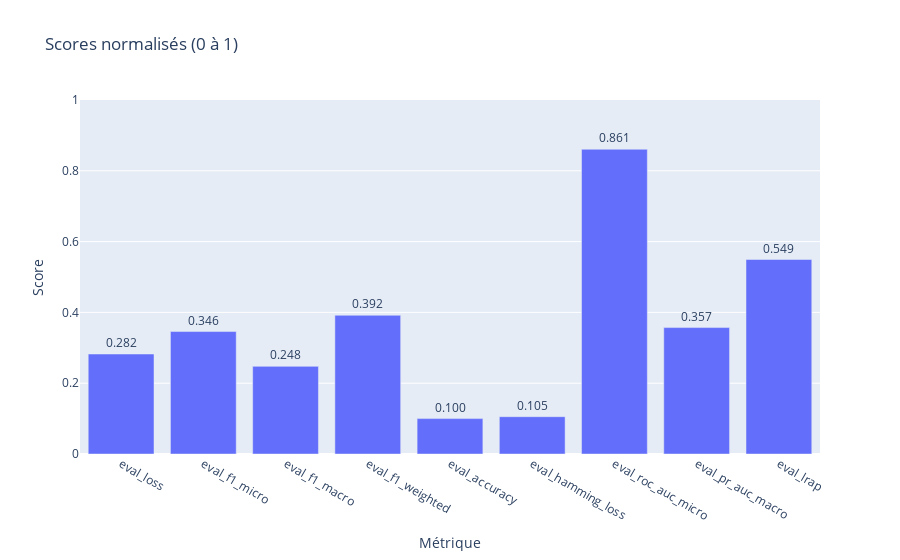

Source (notebook cell):
### Markdown cell above
## 9.2 - Résumé des métriques de performance – Tri décroissant (0-1)
Tableau de synthése des principales métriques du modèle ELECTRA sur GoEmotions.
- Elles sont **normalisées entre 0 et 1** sauf mention contraire (ex : `eval_loss`), et classées par score décroissant pour une lecture immédiate des points forts et faibles.

| Métrique             | Score  | Interprétation synthétique                                                  |
|----------------------|--------|----------------------------------------------------------------------------|
| **ROC AUC Micro**    | 0.861  | Excellente capacité à séparer globalement les classes positives/négatives |
| **F1 Weighted**      | 0.392  | Bon compromis : bon sur les classes fréquentes                            |
| **LRAP**             | 0.549  | Les bons labels sont souvent bien classés dans la prédiction              |
| **PR AUC Macro**     | 0.357  | Moyenne des courbes precision-recall par classe : encore améliorable      |
| **F1 Micro**         | 0.346  | Bon équilibre global TP/FP/FN sur l'ensemble                              |
| **F1 Macro**         | 0.248  | Faible : les classes rares sont mal traitées                              |
| **Accuracy**         | 0.100  | Peu significative en multi-label (exact match trop strict)                |
| **Hamming Loss**     | 0.105  | ~10.5% d’étiquettes erronées (plus bas = mieux)                           |
| **Loss (eval_loss)** | 0.282  | Moyenne de la perte BCE : bonne convergence mais pas directement interprétable |

### Explication des métriques

- **F1 Micro / Macro / Weighted** : Mesurent le compromis précision / rappel.
  - *Micro* : vue globale tous labels confondus (favorable aux classes fréquentes).
  - *Macro* : moyenne non pondérée par classe (met en évidence les faiblesses sur les classes rares).
  - *Weighted* : moyenne pondérée par la fréquence réelle des classes dans le dataset.

- **Accuracy** : mesure stricte de prédiction parfaite de toutes les étiquettes ; peu pertinente en multi-label.

- **ROC AUC Micro** : capacité globale à classer les classes positives au-dessus des négatives (toutes classes confondues).

- **PR AUC Macro** : qualité moyenne des courbes précision/rappel par classe ; sensible aux performances sur classes rares.

- **LRAP (Label Ranking Average Precision)** : reflète la capacité du modèle à bien classer les bonnes émotions en haut de la prédiction.

- **Hamming Loss** : proportion moyenne d’étiquettes mal classées (indépendamment du déséquilibre).

- **Loss (eval_loss)** : moyenne de la Binary Cross Entropy sur toutes les sorties ; utile pour suivre la convergence mais peu lisible seule.

---

### Conclusion interprétive

Le modèle ELECTRA montre une **capacité discriminante très élevée** (`ROC AUC Micro = 0.861`), avec un `F1_micro` solide (~0.35) malgré la complexité de la tâche.  
Les scores `F1_macro` et `PR AUC Macro` révèlent cependant une difficulté à détecter les **émotions rares**, ce qui est un comportement attendu sur des données déséquilibrées.

La **base du modèle est robuste**, mais des axes d'amélioration clairs se dégagent :
- **Rééquilibrage des classes** via oversampling ou focal loss,
- **Ajustement du seuil de classification** (actuellement à 0.25),
- **Amélioration de la calibration des probabilités** (log_loss encore élevé).

Ces actions peuvent conduire à une meilleure couverture émotionnelle tout en conservant les performances sur les classes dominantes.

### Code cell
normalized = {k: v for k, v in metrics.items() if 0 <= v <= 1}
df_norm = pd.DataFrame(normalized.items(), columns=["Métrique", "Valeur"])

fig_bar = px.bar(
    df_norm, x="Métrique", y="Valeur", text="Valeur",
    title="Scores normalisés (0 à 1)",
    labels={"Valeur": "Score"}
)
fig_bar.update_traces(texttemplate='%{text:.3f}', textposition='outside')
fig_bar.update_layout(yaxis=dict(range=[0, 1]))

### Figure 1 — Plotly figure (JSON) as saved in the notebook; plotly's stock layout.template omitted (floating-point values rounded to 4 significant figures)
{"data": [{"hovertemplate": "Métrique=%{x}<br>Score=%{text}<extra></extra>", "legendgroup": "", "marker": {"color": "#636efa", "pattern": {"shape": ""}}, "name": "", "orientation": "v", "showlegend": false, "text": [0.2824, 0.3459, 0.2476, 0.3919, 0.1, 0.1054, 0.8608, 0.3571, 0.5494], "textposition": "outside", "texttemplate": "%{text:.3f}", "type": "bar", "x": ["eval_loss", "eval_f1_micro", "eval_f1_macro", "eval_f1_weighted", "eval_accuracy", "eval_hamming_loss", "eval_roc_auc_micro", "eval_pr_auc_macro", "eval_lrap"], "xaxis": "x", "y": [0.2824, 0.3459, 0.2476, 0.3919, 0.1, 0.1054, 0.8608, 0.3571, 0.5494], "yaxis": "y"}], "layout": {"barmode": "relative", "legend": {"tracegroupgap": 0}, "title": {"text": "Scores normalisés (0 à 1)"}, "xaxis": {"anchor": "y", "domain": [0, 1], "title": {"text": "Métrique"}}, "yaxis": {"anchor": "x", "domain": [0, 1], "range": [0, 1], "title": {"text": "Score"}}}}
